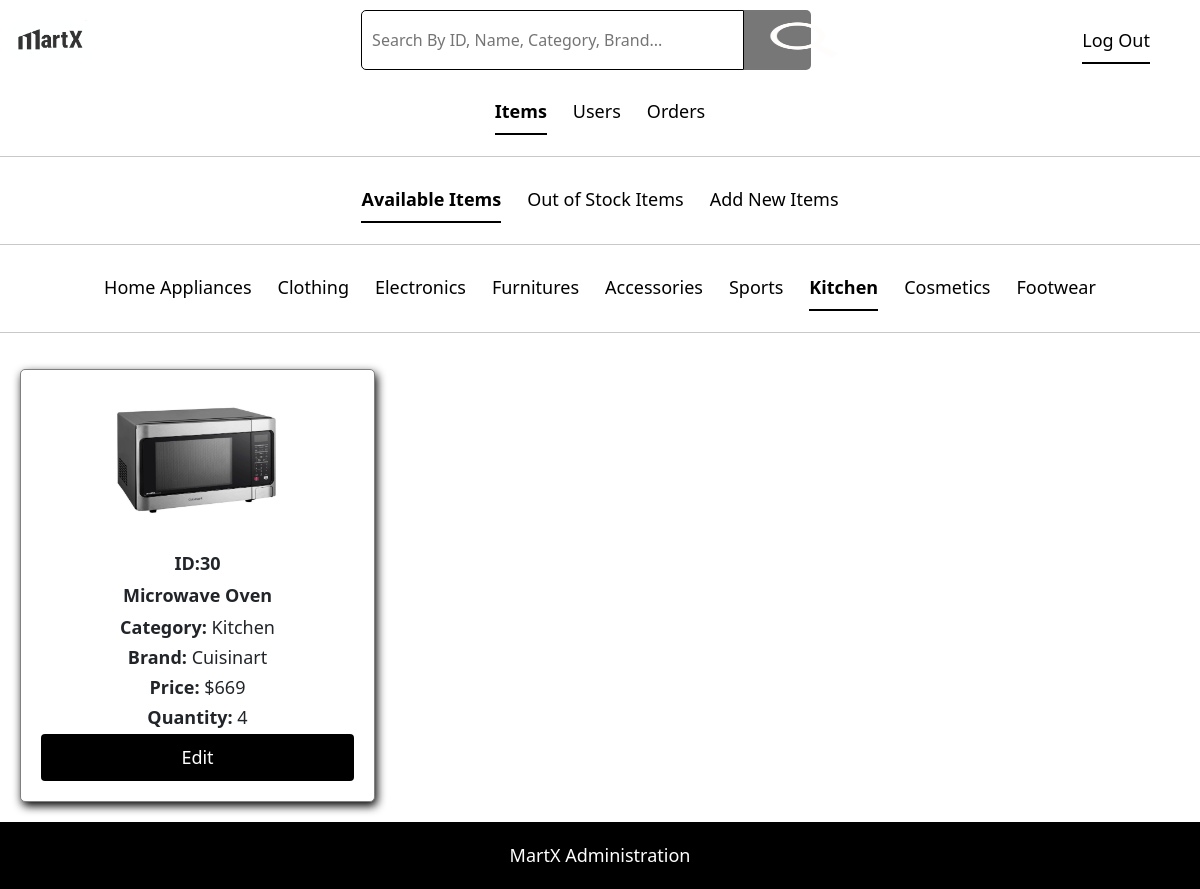
Screenshot of /Admin-Items/ViewItemsKitchen.php (signed in) with the database file from the repository.
### tables this page shows
CREATE TABLE `items` (
  `itemID` int(11) NOT NULL,
  `itemName` varchar(255) NOT NULL,
  `itemCategory` varchar(100) NOT NULL,
  `itemBrand` varchar(100) NOT NULL,
  `itemPrice` int(11) NOT NULL,
  `itemQuantity` int(11) NOT NULL,
  `itemPhoto` longblob NOT NULL
);

### Admin-Items/ViewItemsKitchen.php (the view, shortened to what this page needs)
<!DOCTYPE html>
<html lang="en">
<head>
    <link href="https://cdn.jsdelivr.net/npm/bootstrap@5.3.3/dist/css/bootstrap.min.css" rel="stylesheet">
    <link href="AdminView.css" rel="stylesheet">
</head>
<body>
    <div class="top">
        <img src="../Image/pic.png" alt="MartX" height="70px" width="140px">
        <div>
            <form class="search-form" action="Search.php">
                <input type="text" id="search" name="search" placeholder="Search By ID, Name, Category, Brand...">
                <button type="submit"><img src="../Image/search.png" height="25px" width="25px"></button>
            </form>
        </div>
        <div class="login">
            <a href = "../Main/destroy_session.php">Log Out</a>
        </div>
    </div>
    <ul class="nav nav-underline">
        <li class="nav-item">
            <a class="nav-link active" href="#">Items</a>
        </li>
        <li class="nav-item">
            <a class="nav-link" href="../Admin-Users/ViewRegisteredUsers.php">Users</a>
        </li>
        <li class="nav-item">
            <a class="nav-link" href="../Admin-Orders/Processing.php">Orders</a>
        </li>
    </ul>
    <hr>
    <ul class="nav nav-underline">
        <li class="nav-item">
            <a class="nav-link active" href="#">Available Items</a>
        </li>
        <li class="nav-item">
            <a class="nav-link" href="HomeAppliancesOut.php">Out of Stock Items</a>
        </li>
        <li class="nav-item">
            <a class="nav-link" href="NewItems.php">Add New Items</a>
        </li>
    </ul>
    <hr>
    <ul class="nav nav-underline">
        <li class="nav-item">
            <a class="nav-link" href="ViewItemsHomeAppliances.php">Home Appliances</a>
        </li>
        <li class="nav-item">
            <a class="nav-link" href="ViewItemsClothing.php">Clothing</a>
        </li>
        <li class="nav-item">
            <a class="nav-link" href="ViewItemsElectronics.php">Electronics</a>
        </li>
        <li class="nav-item">
            <a class="nav-link" href="ViewItemsFurnitures.php">Furnitures</a>
        </li>
        <li class="nav-item">
            <a class="nav-link" href="ViewItemsAccessories.php">Accessories</a>
        </li>
        <li class="nav-item">
            <a class="nav-link" href="ViewItemsSports.php">Sports</a>
        </li>
        <li class="nav-item">
            <a class="nav-link active" href="#">Kitchen</a>
        </li>
        <li class="nav-item">
            <a class="nav-link" href="ViewItemsCosmetics.php">Cosmetics</a>
        </li>
        <li class="nav-item">
            <a class="nav-link" href="ViewItemsFootwear.php">Footwear</a>
        </li>
    </ul>
    <hr>
    <div class="item-flex-container">
    <?php
    $host = "localhost";
    $user = "root";
    $passwd = "";
    $database = "martx";
    $tabledb = "items";
    $con = mysqli_connect($host,$user,$passwd,$database) or die("Could not connect to database");
    $query = "select * from $tabledb where itemCategory = 'Kitchen' and itemQuantity > 0";
    $result = mysqli_query($con,$query);
    if($result){
        $row_count = mysqli_num_rows($result);
        if ($row_count > 0) {
            while ($row = mysqli_fetch_array($result, MYSQLI_ASSOC)) {
                echo "<div class='item-container'>";
                echo "<form action='EditItems.php' method='post'>";
                echo "<img class='item-image' src='../Items/{$row['itemCategory']}/{$row['itemPhoto']}' alt='{$row['itemName']}'>";
                echo "<div class='item-details'>";
                echo "<p class='item-name'>ID:{$row['itemID']}</p>";
                echo "<p class='item-name'>{$row['itemName']}</p>";
                echo "<p class='item-detail'><strong>Category:</strong> {$row['itemCategory']}</p>";
                echo "<p class='item-detail'><strong>Brand:</strong> {$row['itemBrand']}</p>";
                echo "<p class='item-detail'><strong>Price:</strong> \${$row['itemPrice']}</p>";
                echo "<p class='item-detail'><strong>Quantity:</strong> {$row['itemQuantity']}</p>";
                echo "<button type='submit' name='editbtn'>Edit</button>";
                echo "</div>";
                echo "</form>";
                echo "</div>";
            }
        }else{
            echo "<div class='no-data-found'>No data found!</div>";
        }
    }else {
        echo "<script>alert('Error occuring!');</script>";
    }
    ?>
    </div>
    <footer>
        <p>MartX Administration</p>
    </footer>
</body>
</html>

### Admin-Items/AdminView.css (style rules this page uses)
.top { display: flex; justify-content: space-between; align-items: center; padding: 10px 10px; }
.login a { margin-right: 40px; text-decoration: none; color: #000; padding: 10px 0; border-bottom: 2px solid black; }
.search-form { display: flex; width: 450px; }
.search-form input[type="text"] { padding: 10px; border: 0.5px solid #000; border-radius: 5px 0 0 5px; width: 85%; }
.search-form button { padding: 10px 20px; background-color: #777; color: #000; border: none; border-radius: 0 5px 5px 0; cursor: pointer; width: 15%; }
footer { background-color: #000; color: #fff; position: relative; bottom: 0; width: 100%; padding: 15px 0; }
footer p { margin: 5px 0; text-align: center; }
.nav.nav-underline { display: flex; justify-content: center; margin-top: 5px; }
.nav-item a { color: #000; margin-right: 20px; }
button { background-color: black; color: #fff; padding: 10px; border: none; border-radius: 4px; cursor: pointer; width: 100%; }
.item-container { display: flex; flex-direction: column; border: 1px solid grey; border-radius: 5px; padding: 20px; justify-content: center; margin: 20px; width: calc(20% - 40px); box-shadow: 2px 4px 10px #000; background-color: white; text-align: center; }
.item-name { font-size: 18px; font-weight: bold; margin-bottom: 5px; overflow: hidden; text-overflow: ellipsis; white-space: nowrap; }
.item-image { display: flex; width: 200px; height: 180px; margin: auto; }
.item-details { text-align: center; margin-top: 10px; }
.item-detail { font-size: 16px; margin-bottom: 3px; }
.item-flex-container { display: flex; flex-wrap: wrap; justify-content: start; }
@media screen and (min-width: 768px) and (max-width: 1293px) { .top { align-items: right; } }
@media screen and (min-width: 768px) and (max-width: 1293px) { .top img { height: 40px; width: 80px; } }
@media screen and (min-width: 768px) and (max-width: 1293px) { footer p { font-size: 18px; } }
@media screen and (min-width: 768px) and (max-width: 1293px) { .nav-item a { font-size: 18px; margin: 5px; } }
@media screen and (min-width: 768px) and (max-width: 1293px) { .login a { font-size: 18px; } }
@media screen and (min-width: 768px) and (max-width: 1293px) { .item-container { margin: 20px; width: calc(35% - 65px); } }
@media screen and (min-width: 768px) and (max-width: 1293px) { .item-details { font-size: 18px; } }
@media screen and (min-width: 768px) and (max-width: 1293px) { .item-name { font-size: 18px; } }
@media screen and (min-width: 768px) and (max-width: 1293px) { .item-detail { font-size: 18px; } }
@media screen and (min-width: 768px) and (max-width: 1293px) { .item-image { width: auto; height: 150px; } }

### rows the page displays
items: itemCategory+itemPhoto+itemName (picture), itemID "30", itemName "Microwave Oven", itemCategory "Kitchen", itemBrand "Cuisinart", itemPrice "669", itemQuantity "4"
